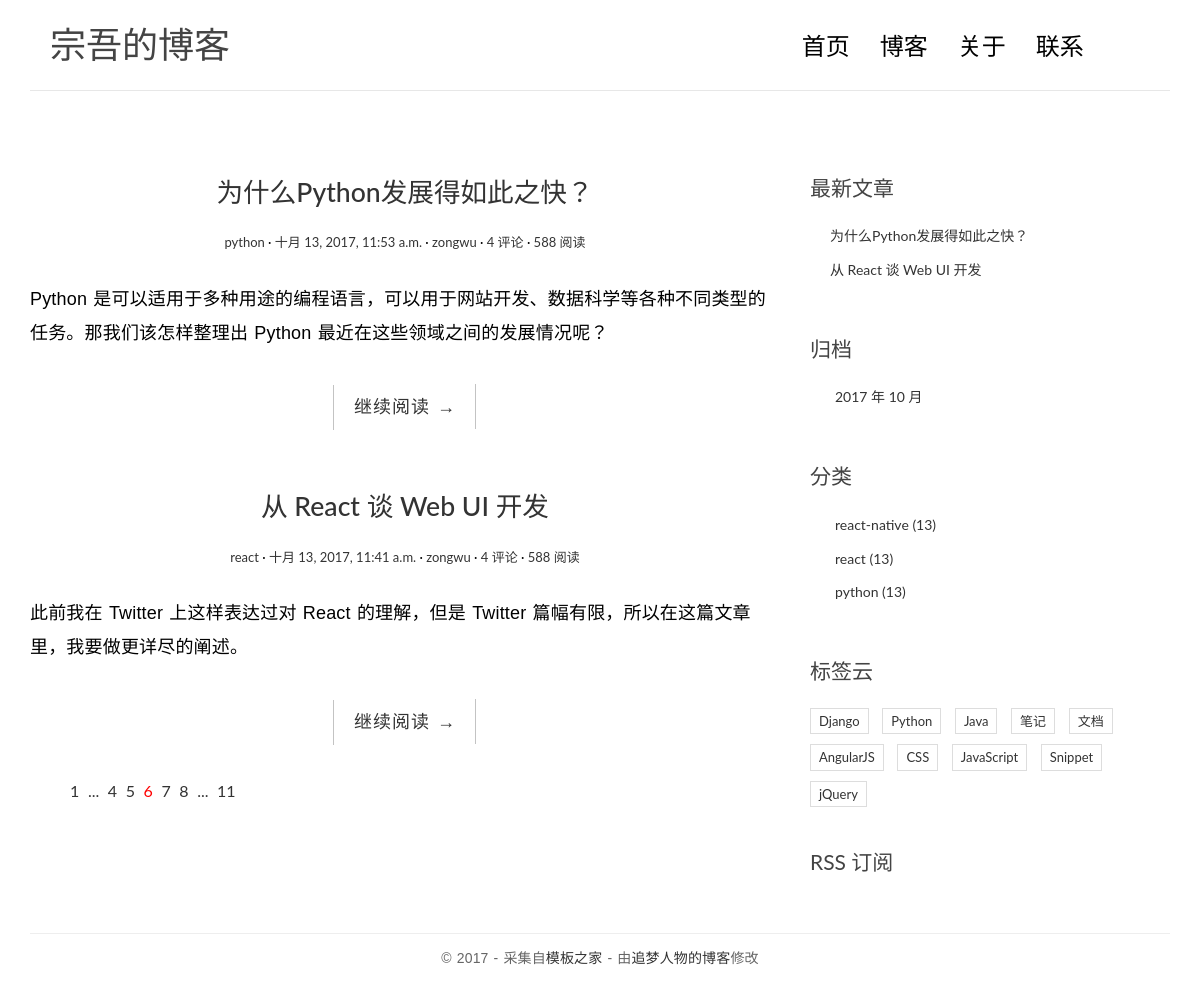
Before: / with the older database file.
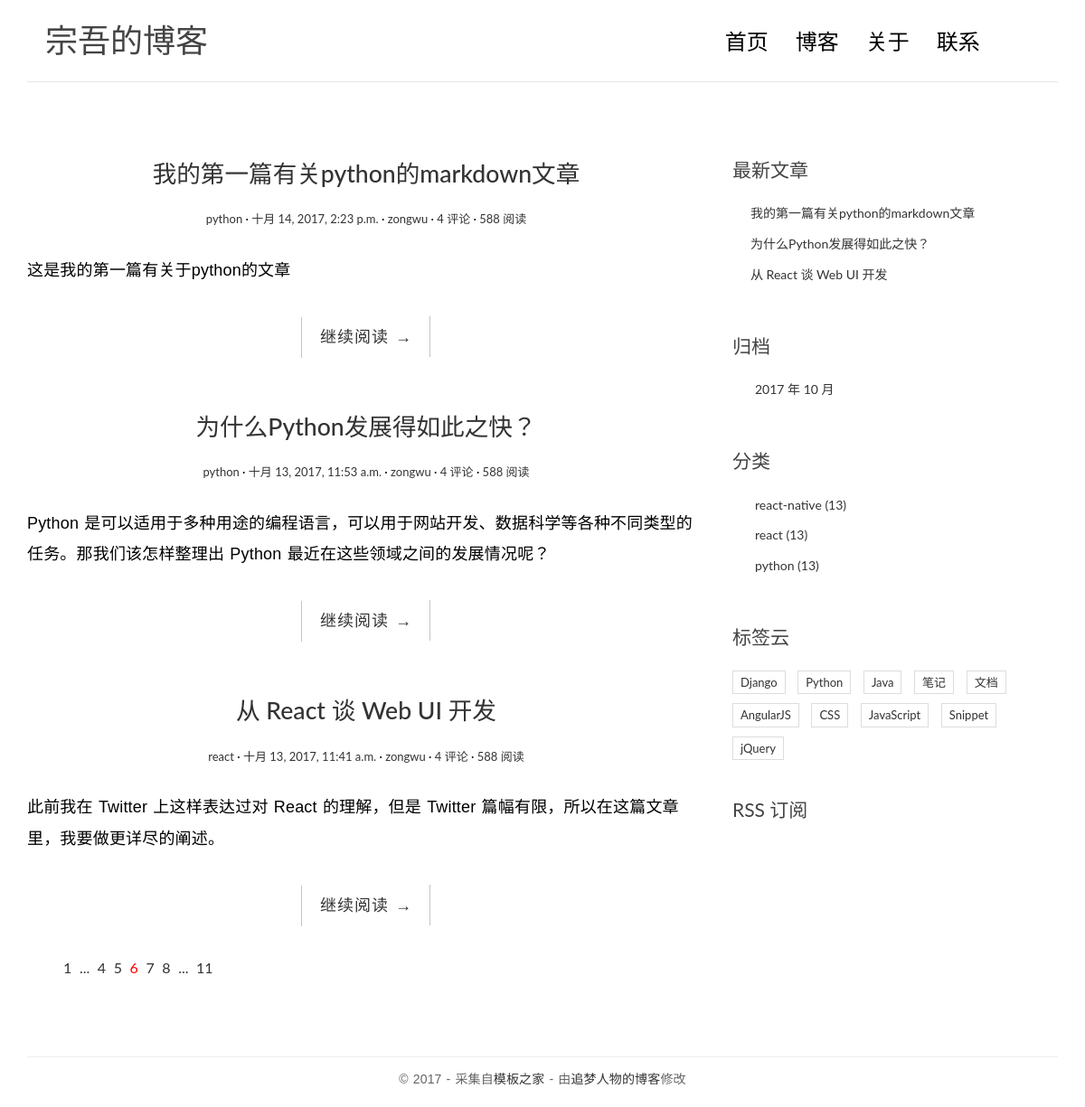
After: the same page with the newer database file.
### blog/models.py (models this page shows, shortened)
class Post(models.Model):
	title = models.CharField(max_length=100)
	body = models.TextField()
	create_time = models.DateTimeField()
	modified_time = models.DateTimeField()
	excerpt = models.CharField(max_length=200, blank=True)
	category = models.ForeignKey(Category)
	tag = models.ManyToManyField(Tag, blank=True)
	author = models.ForeignKey(User)
	def get_absolute_url(self):
		return reverse('blog:detail', kwargs={'pk': self.pk})

class Category(models.Model):
	name = models.CharField(max_length=100)
	def __str__(self):
		return self.name

### blog/views.py (the view)
# urls.py: url(r'^$', views.index, name='index'),
def index(request):
	post_list = Post.objects.all().order_by('-create_time')
	return render(request, 'blog/index.html', context={'post_list': post_list})

### blog/templatetags/blog_tags.py (called while the page is built)
@register.simple_tag
def get_recent_posts(num=5):
	return Post.objects.all().order_by('-create_time')[:num]

@register.simple_tag
def archives():
	return Post.objects.dates('create_time', 'month', order='DESC')

@register.simple_tag
def get_categories():
	return Category.objects.all()

### templates/blog/index.html
{% extends 'base.html' %}
{% block main %}
    {% for post in post_list %}
        <article class="post post-{{ post.pk }}">
            <header class="entry-header">
                <h1 class="entry-title">
                    <a href="{{ post.get_absolute_url }}">{{ post.title }}</a>
                </h1>
                <div class="entry-meta">
                    <span class="post-category">
                        <a href="#">{{ post.category }}</a>
                    </span>
                    <span class="post-date">
                        <a href="#"><time class="entry-date" datetime="{{ post.create_time }}">{{ post.create_time }}</time>
                        </a>
                    </span>
                    <span class="post-author"><a href="#">{{ post.author }}</a></span>
                    <span class="comments-link"><a href="#">4 评论</a></span>
                    <span class="views-count"><a href="#">588 阅读</a></span>
                </div>
            </header>
        </article>
        <div class="entry-content clearfix">
            <p>{{post.excerpt}}</p>
            <div class="read-more cl-effect-14">
                <a href="{{ post.get_absolute_url }}" class="more-link">继续阅读 <span class="meta-nav">→</span></a>
            </div>
        </div>
    {% empty %}
        <div class="no-post">暂时还没有发布的文章</div>
    {% endfor %}
    <div class="pagination">
        <ul>
            <li><a href="">1</a></li>
            <li><a href="">...</a></li>
            <li><a href="">4</a></li>
            <li><a href="">5</a></li>
            <li class="current"><a href="">6</a></li>
            <li><a href="">7</a></li>
            <li><a href="">8</a></li>
            <li><a href="">...</a></li>
            <li><a href="">11</a></li>
        </ul>
    </div>
{% endblock main %}

### templates/base.html (shortened to what the changed rows need)
{% load staticfiles %}
{% load blog_tags %}
<!DOCTYPE html>
<html>
<head>
    <link rel="stylesheet" href="{% static 'blog/css/bootstrap.min.css' %}">
    <link rel="stylesheet" href="http://code.ionicframework.com/ionicons/2.0.1/css/ionicons.min.css">
    <link rel="stylesheet" href="{% static 'blog/css/pace.css' %}">
    <link rel="stylesheet" href="{% static 'blog/css/custom.css' %}">
    <link rel="stylesheet" href="{% static 'blog/css/highlights/github.css' %}">
</head>
<body>
<div class="container">
    <header id="site-header">
        <div class="row">
            <div class="col-md-4 col-sm-5 col-xs-8">
                <div class="logo">
                    <h1>宗吾的博客</a></h1>
                </div>
            </div>
        </div>
    </header>
</div>
<div class="content-body">
    <div class="container">
        <div class="row">
            <main class="col-md-8">
                {% block main %}
                {% endblock main %}
            </main>
            <aside class="col-md-4">
                <div class="widget widget-recent-posts">
                    {% get_recent_posts as recent_post_list %}
                    <ul>
                        {% for post in recent_post_list %}
                            <li>
                                <a href="{{ post.get_absolute_url }}">{{ post.title }}</a>
                            </li>
                        {% empty %}
                            <li> 暂无文章 </li>
                        {% endfor %}
                    </ul>
                </div>
                <div class="widget widget-archives">
                    {% archives as date_list %}
                    <ul>
                        {% for date in date_list %}
                            <li>
                                <a href="{% url 'blog:archives' date.year date.month %}">{{ date.year }} 年 {{ date.month }} 月</a>
                            </li>
                        {% empty %}
                            <li>暂无归档！</li>
                        {% endfor %}
                    </ul>
                </div>
                <div class="widget widget-category">
                    {% get_categories as category_list %}
                    <ul>
                        {% for category in category_list %}
                            <li>
                                <a href="{% url 'blog:category' category.pk %}"> {{ category.name }} <span class="post-count">(13)</span></a>
                            </li>
                        {% empty %}
                            <li>暂无分类！</li>
                        {% endfor %}
                    </ul>
                </div>
            </aside>
        </div>
    </div>
</div>
</body>
</html>

Changed rows visible on the page:
added Post: title "我的第一篇有关python的markdown文章", category "python", create_time "十月 14, 2017, 2:23 p.m.", author "zongwu", excerpt "这是我的第一篇有关于python的文章"
